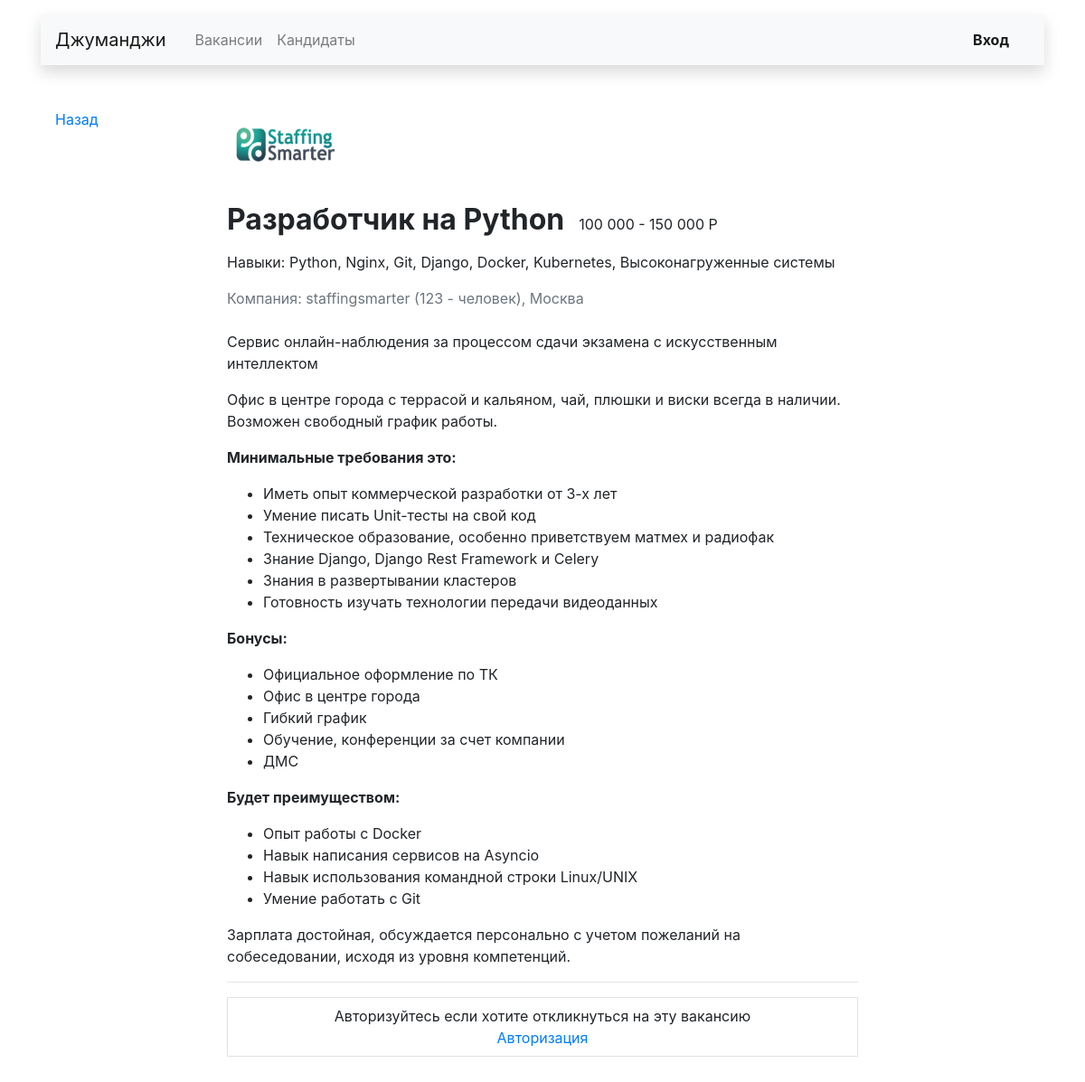
The page /vacancies/1/ on the database as committed earlier.
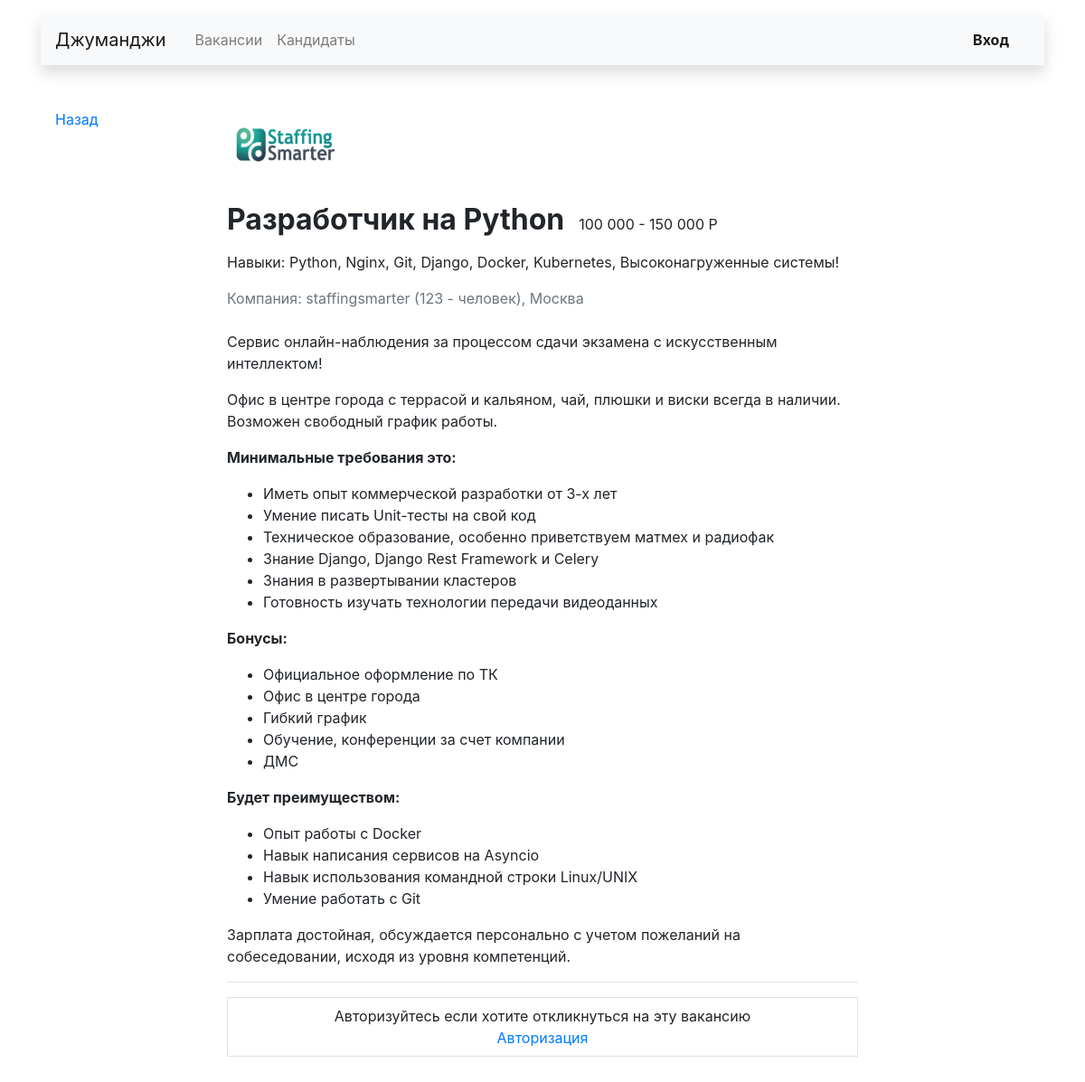
The same page on the database as committed later.
### main/models.py (models this page shows, shortened)
class Vacancy(models.Model):
    title = models.CharField(max_length=150, verbose_name='Название')
    specialty = models.ForeignKey(
        'Specialty',
        on_delete=models.CASCADE,
        to_field="code",
        related_name="vacancies",
        verbose_name='Специализация',
    )
    company = models.ForeignKey(
        'Company',
        on_delete=models.CASCADE,
        related_name="vacancies",
        verbose_name='Компания',
    )
    skills = models.TextField(blank=True, verbose_name='Навыки')
    description = models.TextField(blank=True, verbose_name='Текст')
    salary_min = models.IntegerField(default=0, blank=True, verbose_name='Зарплата от')
    salary_max = models.IntegerField(default=0, blank=True, verbose_name='Зарплата до')
    published_at = models.DateField(auto_now_add=True, verbose_name='Опубликовано')
    class Meta:
        verbose_name = 'Вакансию'
        verbose_name_plural = 'Вакансии'
        ordering = ['id']

class Company(models.Model):
    name = models.CharField(max_length=50, verbose_name='Название')
    location = models.CharField(max_length=50, verbose_name='Город')
    logo = models.ImageField(
        upload_to='companies',
        default='https://place-hold.it/100x60', blank=True,
        verbose_name='Логотип',
    )
    description = models.TextField(blank=True, verbose_name='Инф. о компании')
    employee_count = models.IntegerField(default=0, verbose_name='Кол-во сотрудников')
    owner = models.OneToOneField(
        User,
        on_delete=models.CASCADE,
        verbose_name='Владелец',
        related_name='owner',
    )
    class Meta:
        verbose_name = 'Компанию'
        verbose_name_plural = 'Компании'
        ordering = ['pk']

### main/views.py (the view, shortened to what this page needs)
# urls.py: path('vacancies/<int:vacancy_id>/', views.OneVacancyView.as_view(), name='one_vacancy'),
class OneVacancyView(FormMixin, DetailView):
    form_class = ApplicationForm
    template_name = 'main/main/card_one_vacancy.html'
    model = Vacancy
    pk_url_kwarg = 'vacancy_id'

### main/templates/main/main/card_one_vacancy.html (shortened to what this page needs)
{% extends 'main/main_layout.html' %}
{% load humanize %}
{% block custom_body %}
<main class="container mt-3 pb-5">
    <div class="row mt-5">
        <div class="col-12 col-lg-2">
            <div class="pl-3 mb-5">
                <p><a href="#">Назад</a></p>
            </div>
        </div>
        <div class="col-12 col-lg-8">
            <section class="px-3">
                <div>
                    <a href="#">
                        <img src="{{ object.company.logo.url }}" width="130" height="80" alt="">
                    </a>
                    <div class="d-flex align-items-baseline align-content-baseline">
                        <h1 class="h2 mt-4 font-weight-bold">{{ object.title }}</h1>
                        <p class="m-0 pl-3">
                            {{ object.salary_min|intcomma }}
                            -
                            {{ object.salary_max|intcomma }} Р
                        </p>
                    </div>
                    <p class="mt-2">Навыки: {{ object.skills }}</p>
                    <p class="text-muted mb-4">Компания:
                        {{ object.company.name }}
                        ({{ object.company.employee_count }} - человек),
                        {{ object.company.location }}
                    </p>
                    <p>{{ object.company.description }}</p>
                    {{ object.description|safe }}
                </div>
                <hr>
                {% if request.user.is_authenticated %}
                <div style="line-height: 1.8;">
                    <form action="" class="card mt-4 mb-3" method="post">
                        <div class="card-body mx-3">
                            <p class="h5 my-3 font-weight-normal">Отозваться на вакансию</p>
                            <hr>
                            {% csrf_token %}
                            <div class="text-danger">{{ form.non_field_errors }}</div>
                            {% for field in form %}
                                <div class="my-2">{{ field.label }}</div>
                                {{ field }}
                                <div class="text-danger">{{ field.errors }}</div>
                            {% endfor %}
                            <div class="form-group mt-4">
                                <button type="submit" class="btn btn-primary">Откликнуться</button>
                            </div>
                        </div>
                    </form>
                </div>
                {% else %}
                    <div class="border p-2 text-center">
                        <div>Авторизуйтесь если хотите откликнуться на эту вакансию</div>
                        <a href="{% url 'login' %}">Авторизация</a>
                    </div>
                {% endif %}
            </section>
        </div>
    </div>
</main>
{% endblock %}

Rows that differ between the two databases and show on the page:
changed Vacancy "Разработчик на Python": skills "Python, Nginx, Git, Django, Docker, Kubernetes, Высоконагруженные системы" → "Python, Nginx, Git, Django, Docker, Kubernetes, Высоконагруженные системы!"; company.description "Сервис онлайн-наблюдения за процессом сдачи экзамена с искусственным интеллектом" → "Сервис онлайн-наблюдения за процессом сдачи экзамена с искусственным интеллектом!"
